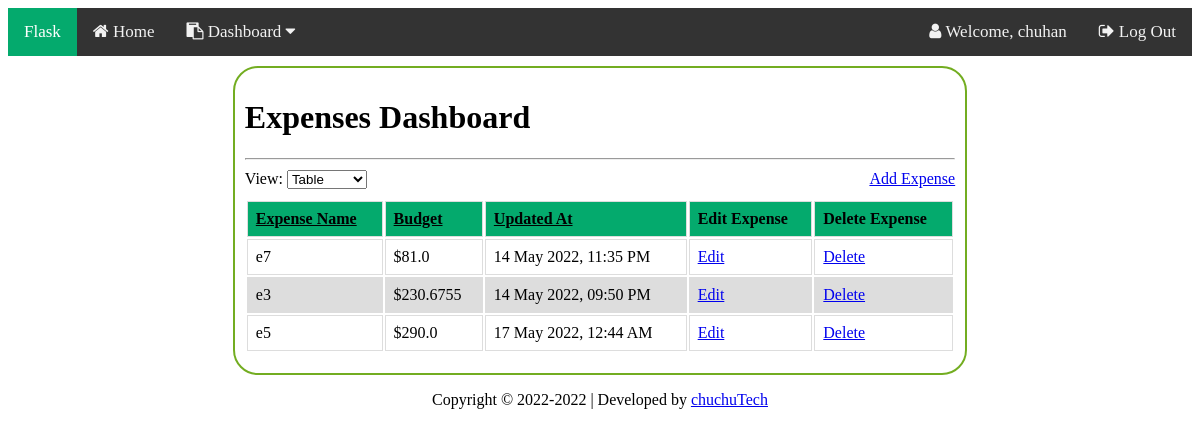
/dashboard (signed in), run on an earlier commit of the app's database.
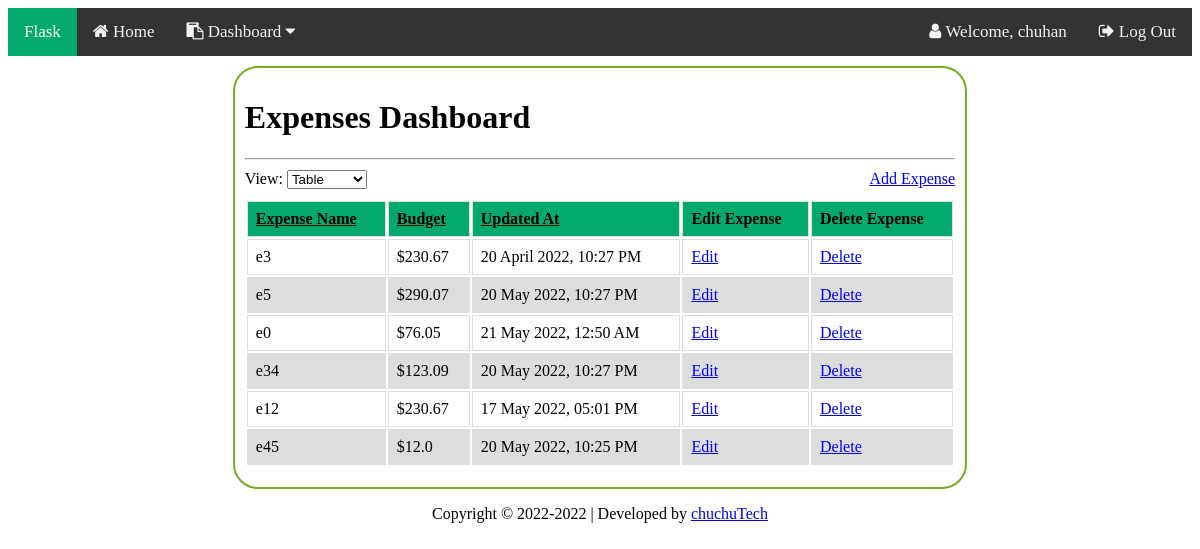
And on a later commit of the database.
### main.py (models this page shows)
class User(db.Model, UserMixin):
    id = db.Column(db.Integer, primary_key=True)
    username = db.Column(db.String(16), nullable=False, unique=True)
    password = db.Column(db.String(16), nullable=False)
    expenses = db.relationship('Expense', backref='user', lazy=True)

class Expense(db.Model):
    id = db.Column(db.Integer, primary_key=True)
    name = db.Column(db.String(16), nullable=False)
    amount = db.Column(db.Float, nullable=False)
    updated_at = db.Column(db.String(32), nullable=False)
    username = db.Column(db.String(16), db.ForeignKey('user.id'), nullable=False)

### main.py (the view)
@app.route('/dashboard', methods=['GET', 'POST'])
def dashboard():
    username = getCurrentUsername()
    expenses = Expense.query.filter_by(username=username)
    labels = [expense.name for expense in expenses]
    values = [expense.amount for expense in expenses]
    return render_template('dashboard.html', expenses=expenses, labels=labels, values=values)

### main.py (called while the page is built)
@login_manager.user_loader
def load_user(user_id):
    return User.query.get(int(user_id))

def getCurrentUsername():
    user_id = current_user.get_id()
    user = User.query.filter_by(id=user_id).first()
    return user.username

### templates/dashboard.html (shortened to what this page needs)
<!DOCTYPE html>
<html lang="en">
<head>
    <link rel="stylesheet" href="{{ url_for('static', filename='css/global.css') }}">
    <link rel="stylesheet" href="{{ url_for('static', filename='css/dashboard.css') }}">
</head>
<body>
    {% include 'topNavigationBar.html' %}
    <div class="body-center">
        <h1>Expenses Dashboard</h1><hr>
        <div id="dashboard-options">
            View: <select id="selectView" onChange="updateView()">
                <option value="table" selected="selected">Table</option>
            </select>
            <a id="add-expense" href="{{ url_for('addExpense') }}">Add Expense</a>
        </div>
        <div id="expenses-view">
            <table id="table">
                <tr>
                    <th onclick="sortTable(0)">Expense Name</th>
                    <th onclick="sortTable(1)">Budget</th>
                    <th onclick="sortTable(2)">Updated At</th>
                    <th>Edit Expense</th>
                    <th>Delete Expense</th>
                </tr>
                {% for expense in expenses %}
                    <tr>
                        <td>{{ expense.name }}</td>
                        <td>${{ expense.amount }}</td>
                        <td>{{ expense.updated_at }}</td>
                        <td><a href="{{ url_for('editExpense', id=expense.id) }}">Edit</a></td>
                        <td><a href="{{ url_for('deleteExpense', id=expense.id) }}">Delete</a></td>
                    </tr>
                {% endfor %}
            </table>
        </div>
    </div>
    {% include 'footer.html' %}
</body>
</html>

### templates/topNavigationBar.html (shortened to what this page needs)
<link rel="stylesheet" href="https://cdnjs.cloudflare.com/ajax/libs/font-awesome/4.7.0/css/font-awesome.min.css">
<div class="top-nav">
    <a class="active">Flask</a>
    <a href="{{ url_for('home') }}"><i class="fa fa-home"></i> Home</a>
    {% if current_user.is_authenticated %}
        <div class="dropdown">
            <a href="{{ url_for('dashboard') }}"><i class="fa fa-clipboard"></i> Dashboard <i class="fa fa-caret-down"></i></a>
        </div>
        <a class="top-right-nav" href="{{ url_for('logout') }}"><i class="fa fa-sign-out"></i> Log Out</a>
        <span><i class="fa fa-user"></i> Welcome, {{ current_user['username'] }}</span>
    {% else %}
        <a class="top-right-nav" href="{{ url_for('login') }}"><i class="fa fa-sign-in"></i> Login</a>
    {% endif %}
</div>

### templates/footer.html
<footer>
    <p>Copyright © 2022-<span id="copyright_year"></span> | Developed by <a href="https://www.youtube.com/channel/UC4llhnu1076JPwclEs8s3oA">chuchuTech</a></p>
</footer>

### static/css/global.css (style rules this page uses)
:root { --theme-color: #04AA6D; }
.body-center { margin: auto; width: 60%; border: 3px solid #73AD21; padding: 10px; border-radius: 25px; border: 2px solid #73AD21; }
.top-nav { background-color: #333; overflow: hidden; margin-bottom: 10px; }
.top-nav a, .top-nav span { float: left; color: #f2f2f2; text-align: center; padding: 14px 16px; text-decoration: none; font-size: 17px; }
.top-nav span { float: right; }
.top-nav a.active { background-color: #04AA6D; color: white; }
a.top-right-nav { float: right; }
.dropdown { float: left; overflow: hidden; }
footer { text-align: center; margin-top: 10px; }

### static/css/dashboard.css (style rules this page uses)
#dashboard-options { margin: 10px 0px; }
#add-expense { float: right; }
#table { width: 100%; margin-bottom: 10px; display: table; }
td, th { border: 1px solid #dddddd; text-align: left; padding: 8px; }
th { background: var(--theme-color); }
th:nth-child(-n+3) { text-decoration: underline; cursor: pointer; }
tr:nth-child(odd) { background-color: #dddddd; }

What changed in the data, as far as the page shows it:
removed Expense: name "e7", amount "81.0", updated_at "14 May 2022, 11:35 PM"
changed Expense: amount "230.6755" → "230.67"; updated_at "14 May 2022, 09:50 PM" → "20 April 2022, 10:27 PM"
changed Expense (number 2 of 6 on the later page): amount "290.0" → "290.07"; updated_at "17 May 2022, 12:44 AM" → "20 May 2022, 10:27 PM"
added Expense: name "e0", amount "76.05", updated_at "21 May 2022, 12:50 AM"
added Expense: name "e34", amount "123.09", updated_at "20 May 2022, 10:27 PM"
added Expense: name "e12", amount "230.67", updated_at "17 May 2022, 05:01 PM"
added Expense: name "e45", amount "12.0", updated_at "20 May 2022, 10:25 PM"
